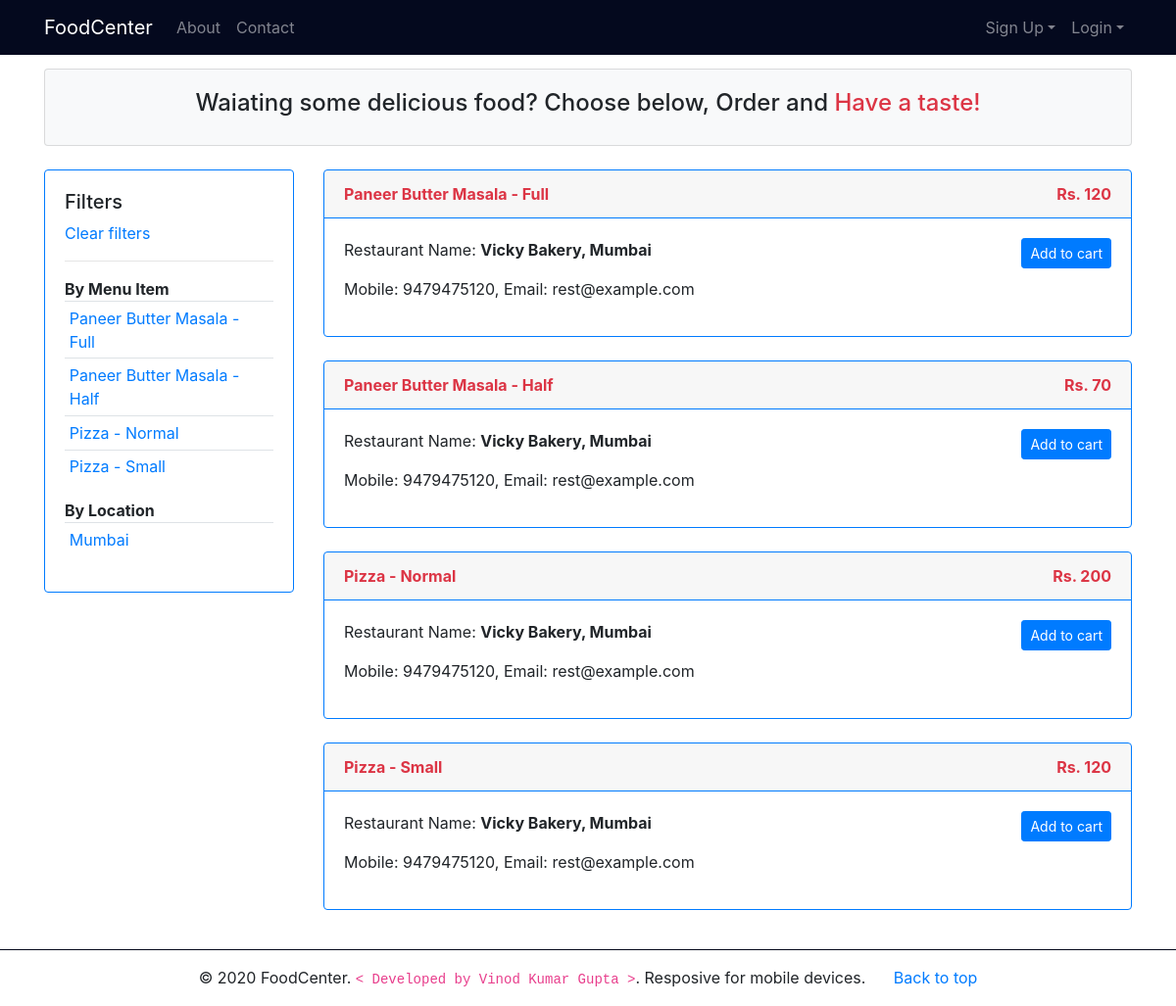
The page /products.php on the database as committed earlier.
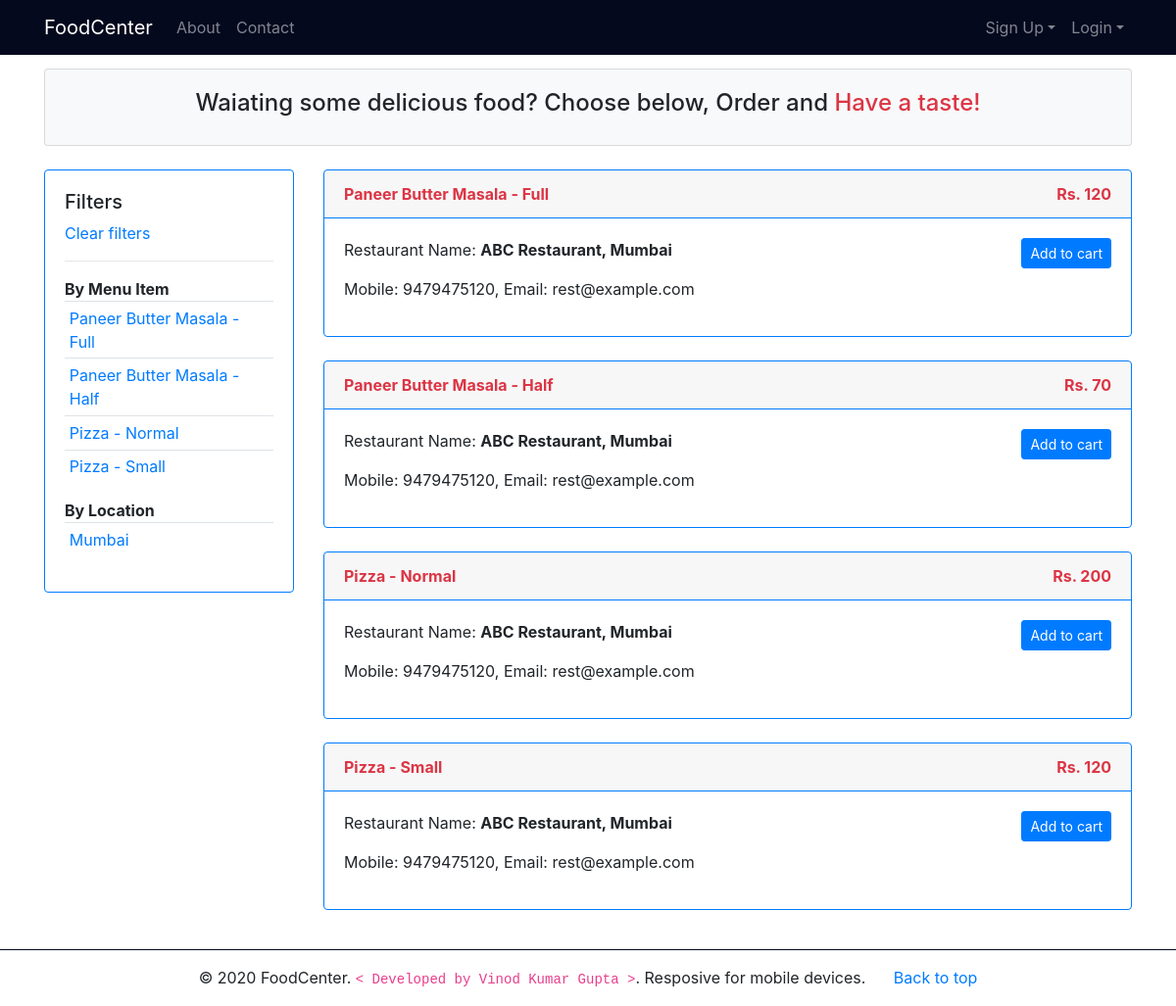
The same page on the database as committed later.
### tables this page shows
CREATE TABLE `menu_items` (
  `item_id` int(11) NOT NULL,
  `rest_id` int(11) NOT NULL,
  `item_name` varchar(30) NOT NULL,
  `item_price` float NOT NULL
);

CREATE TABLE `restaurants` (
  `rest_id` int(11) NOT NULL,
  `rest_name` varchar(100) NOT NULL,
  `rest_mobile` varchar(15) NOT NULL,
  `rest_email` varchar(50) NOT NULL,
  `rest_addr` varchar(200) NOT NULL,
  `rest_city` varchar(50) NOT NULL,
  `rest_password_hash` varchar(50) NOT NULL
);

### products.php (the view, shortened to what this page needs)
<?php
include_once('includes/db_con.php');
if(isset($_GET['city'])){
    $city = filter_input(INPUT_GET, "city", FILTER_SANITIZE_STRING);
    $stmt = $con->prepare("Select * from menu_items m,restaurants r where r.rest_city = ?");
    $stmt->bind_param("s",$city);
} elseif(isset($_GET['item_name'])){
    $item_name = filter_input(INPUT_GET, "item_name", FILTER_SANITIZE_STRING);
    $stmt = $con->prepare("Select * from menu_items m,restaurants r where m.item_name = ?");
    $stmt->bind_param("s",$item_name);
} else {
    $stmt = $con->prepare("Select * from menu_items, restaurants");
}
if($stmt->execute()){
    $result = $stmt->get_result();
} else {
    die("Unknown Error!");
}
?>
<!DOCTYPE html>
<html>
<head>
    <link rel="stylesheet" href="css/bootstrap.min.css">
    <link rel="stylesheet" href="css/font-awesome.min.css">
    <link rel="stylesheet" href="css/custom.css">
</head>
<body>
    <?php include('includes/header.php'); ?>
    <section class="container">
        <div class="card bg-light">
            <div class="card-body">
                <h4 class="text-center">Waiating some delicious food? Choose below, Order and <span
                        class="text-danger">Have a taste!</span></h4>
            </div>
        </div>
        <br>
        <div class="row">
            <div class="col-md-3">
                <div class="card border-primary">
                    <div class="card-body">
                        <h5>Filters</h5>
                        <a href="products.php" class="d-block">Clear filters</a>
                        <hr>
                        <b>By Menu Item</b>
                        <table class="table table-sm">
                            <tbody>
                                <?php
                        $stmt1 = $con->prepare("Select distinct(item_name) from menu_items");
                        if($stmt1->execute()){
                            $result1 = $stmt1->get_result();
                            while($row1 = $result1->fetch_assoc()){ ?>
                                <tr>
                                    <td><?php echo '<a href="products.php?item_name='.$row1['item_name'].'">'.$row1['item_name'].'</a>'; ?>
                                    </td>
                                </tr>
                                <?php }
                        }
                        ?>
                            </tbody>
                        </table>
                        <b>By Location</b>
                        <table class="table table-sm">
                            <tbody>
                                <?php
                        $stmt2 = $con->prepare("Select distinct(rest_city) from restaurants");
                        if($stmt2->execute()){
                            $result2 = $stmt2->get_result();
                            while($row2 = $result2->fetch_assoc()){ ?>
                                <tr>
                                    <td><?php echo '<a href="products.php?city='.$row2['rest_city'].'">'.$row2['rest_city'].'</a>'; ?>
                                    </td>
                                </tr>
                                <?php }
                        }
                        ?>
                            </tbody>
                        </table>
                    </div>
                </div>
            </div>
            <div class="col-md-9">
                <?php
                if($result->num_rows == 0){
                    echo "No Items :(";
                } else {
                    while($row = $result->fetch_assoc()){ ?>
                <div class="card border-primary">
                    <div class="card-header border-primary text-danger">
                        <b>
                            <?php echo $row['item_name']; ?>
                            <span class="float-right">
                                <?php echo "Rs. ".$row['item_price']; ?>
                            </span>
                        </b>
                    </div>
                    <div class="card-body">
                        <div class="float-left">
                            <p>Restaurant Name: <b><?php echo $row['rest_name'].", ".$row['rest_city']; ?></b></p>
                            <p>
                                Mobile: <?php echo $row['rest_mobile']; ?>,
                                Email: <?php echo $row['rest_email']; ?>
                            </p>
                        </div>
                        <div class="float-right">
                            <?php if(isset($_SESSION['cust_email'])){
                                $stmt3 = $con->prepare("Select cust_id from customers where cust_email = ?");
                                $stmt3->bind_param("s",$_SESSION['cust_email']);
                                if($stmt3->execute()){
                                    $result3 = $stmt3->get_result();
                                    $row3 = $result3->fetch_assoc();
                                }
                            echo '<a href="add_to_cart.php?item_id='.$row['item_id'].'&ordered_by='.$row3['cust_id'].'&quantity=1&ordered_from='.$row['rest_id'].'"
                                class="btn btn-sm btn-primary">Add to cart </a>';
                             } else { ?>
                            <a href="customer_login.php?type=primary&msg=Login to continue"
                                class="btn btn-sm btn-primary">Add to cart </a>
                            <?php } ?>
                        </div>
                    </div>
                </div>
                <br>
                <?php }}?>
            </div>
        </div>
    </section>
    <?php include('includes/footer.php'); ?>
</body>
</html>

### includes/header.php (shortened to what this page needs)
<header>
    <nav class="navbar navbar-expand-md navbar-dark fixed-top bg-dark">
        <div class="container">
            <a href="index.php" class="navbar-brand">FoodCenter</a>
            <div class="collapse navbar-collapse" id="navbar">
                <ul class="navbar-nav mr-auto">
                    <li class="nav-item">
                        <a href="about.php" class="nav-link">About</span></a>
                    </li>
                    <li class="nav-item">
                        <a href="contact.php" class="nav-link">Contact</span></a>
                    </li>
                </ul>
                <ul class="navbar-nav ml-auto">
                    <?php if(isset($_SESSION['cust_email'])) { ?>
                    <li class="nav-item">
                        <a href="customer_home.php" class="nav-link">Home</span></a>
                    </li>
                    <li class="nav-item">
                        <a href="logout.php" class="nav-link">Logout</span></a>
                    </li>
                    <?php } else { ?>
                    <li class="nav-item dropdown">
                        <a href="#" class="nav-link dropdown-toggle" data-toggle="dropdown">Sign Up</span></a>
                    </li>
                    <li class="nav-item dropdown">
                        <a href="#" class="nav-link dropdown-toggle" data-toggle="dropdown">Login</span></a>
                    </li>
                    <?php } ?>
                </ul>
            </div>
        </div>
    </nav>
</header>

### includes/footer.php (shortened to what this page needs)
<footer>
    <hr class="bg-dark">
    <div class="container text-center">
        <p>
            &copy;
             FoodCenter. <code>< Developed by Vinod Kumar Gupta ></code>. Resposive for
            mobile devices.
            <a href="#" class="ml-md-4">Back to top</a>
        </p>
    </div>
</footer>

### css/custom.css (style rules this page uses)
:root { --danger: #dc3545; }
.bg-dark { background-color: #04091e !important; }
body { margin-top: 70px; }

Rows that differ between the two databases and show on the page:
changed through a linked row, menu_items "Paneer Butter Masala - Full": rest.rest_name "Vicky Bakery" → "ABC Restaurant"
changed through a linked row, menu_items "Paneer Butter Masala - Half": rest.rest_name "Vicky Bakery" → "ABC Restaurant"
changed through a linked row, menu_items "Pizza - Normal": rest.rest_name "Vicky Bakery" → "ABC Restaurant"
changed through a linked row, menu_items "Pizza - Small": rest.rest_name "Vicky Bakery" → "ABC Restaurant"
